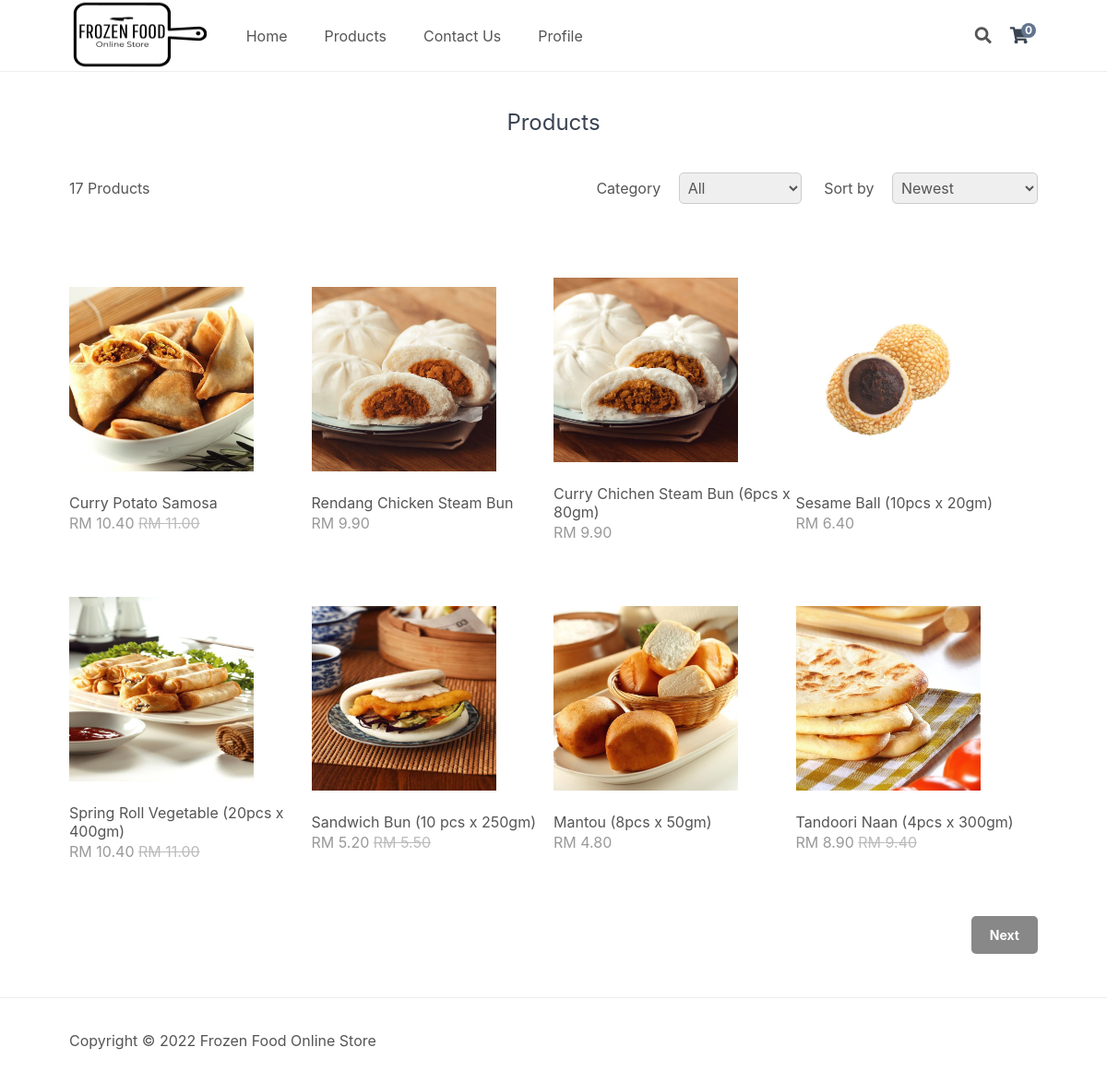
The page /index.php?page=products on the database its author committed.
### tables this page shows
CREATE TABLE `products` (
  `id` int(11) NOT NULL,
  `name` varchar(200) NOT NULL,
  `desc` text NOT NULL,
  `price` decimal(7,2) NOT NULL,
  `rrp` decimal(7,2) NOT NULL DEFAULT 0.00,
  `quantity` int(11) NOT NULL,
  `img` text NOT NULL,
  `date_added` datetime NOT NULL DEFAULT current_timestamp()
);

### index.php (called while the page is built, shortened)
<?php
include 'functions.php';
$page = isset($_GET['page']) && file_exists($_GET['page'] . '.php') ? $_GET['page'] : 'home';
include $page . '.php';
?>

### products.php (the view, shortened to what this page needs)
<?php
$stmt = $pdo->query('SELECT * FROM categories');
$stmt->execute();
$category = isset($_GET['category']) ? $_GET['category'] : 'all';
$category_sql = '';
$sort = isset($_GET['sort']) ? $_GET['sort'] : 'sort3';
$num_products_on_each_page = 8;
$current_page = isset($_GET['p']) && is_numeric($_GET['p']) ? (int)$_GET['p'] : 1;
if ($sort == 'sort1') {
    $stmt = $pdo->prepare('SELECT p.* FROM products p ' . $category_sql . ' ORDER BY p.name ASC LIMIT :page,:num_products');
} elseif ($sort == 'sort2') {
    $stmt = $pdo->prepare('SELECT p.* FROM products p ' . $category_sql . ' ORDER BY p.name DESC LIMIT :page,:num_products');
} elseif ($sort == 'sort3') {
    $stmt = $pdo->prepare('SELECT p.* FROM products p ' . $category_sql . ' ORDER BY p.date_added DESC LIMIT :page,:num_products');
} elseif ($sort == 'sort4') {
    $stmt = $pdo->prepare('SELECT p.* FROM products p ' . $category_sql . ' ORDER BY p.date_added ASC LIMIT :page,:num_products');
} else {
    $stmt = $pdo->prepare('SELECT p.* FROM products p ' . $category_sql . ' LIMIT :page,:num_products');
}
$stmt->bindValue(':page', ($current_page - 1) * $num_products_on_each_page, PDO::PARAM_INT);
$stmt->bindValue(':num_products', $num_products_on_each_page, PDO::PARAM_INT);
$stmt->execute();
$products = $stmt->fetchAll(PDO::FETCH_ASSOC);
$stmt = $pdo->prepare('SELECT COUNT(*) FROM products p ' . $category_sql);
$stmt->execute();
$total_products = $stmt->fetchColumn()
?>
<?=template_header('Products')?>
<div class="products content-wrapper">
    <h1>Products</h1>
    <div class="products-header">
        <p><?=$total_products?> Products</p>
        <form action="" method="get" class="products-form">
            <label class="category">
                Category
                <select name="category">
                    <option value="all"<?=($category == 'all' ? ' selected' : '')?>>All</option>
                </select>
            </label>
            <label class="sortby">
                Sort by
                <select name="sort">
                    <option value="sort3"<?=($sort == 'sort3' ? ' selected' : '')?>>Newest</option>
                </select>
            </label>
        </form>
    </div>
    <div class="products-wrapper">
        <?php foreach ($products as $product): ?>
        <a href="index.php?page=product&id=<?=$product['id']?>" class="product">
            <?php if (!empty($product['img']) && file_exists('imgs/' . $product['img'])): ?>
            <img src="imgs/<?=$product['img']?>" width="200" height="200" alt="<?=$product['name']?>">
            <?php endif; ?>
            <span class="name"><?=$product['name']?></span>
            <span class="price">
                <?=currency_code?><?=number_format($product['price'],2)?>
                <?php if ($product['rrp'] > 0): ?>
                <span class="rrp"><?=currency_code?><?=number_format($product['rrp'],2)?></span>
                <?php endif; ?>
            </span>
        </a>
        <?php endforeach; ?>
    </div>
    <div class="buttons">
        <?php if ($total_products > ($current_page * $num_products_on_each_page) - $num_products_on_each_page + count($products)): ?>
        <a href="index.php?page=products&p=<?=$current_page+1?>&category=<?=$category?>&sort=<?=$sort?>">Next</a>
        <?php endif; ?>
    </div>
</div>
<?=template_footer()?>

### functions.php (shortened to what this page needs)
<?php
function template_header($title) {
$num_items_in_cart = isset($_SESSION['cart']) ? count($_SESSION['cart']) : 0;
$admin_link = isset($_SESSION['account_loggedin']) && $_SESSION['account_admin'] ? '<a href="admin/index.php" target="_blank">Admin</a>' : '';
$logout_link = isset($_SESSION['account_loggedin']) ? '<a title="Logout" href="index.php?page=logout"><i class="fas fa-sign-out-alt"></i></a>' : '';
echo <<<EOT
<!DOCTYPE html>
<html>
	<head>
		<meta charset="utf-8">
		<meta name="viewport" content="width=device-width,minimum-scale=1">
		<title>$title</title>
        <link rel="icon" type="image/png" href="favicon.png">
		<link href="style.css" rel="stylesheet" type="text/css">
		<link rel="stylesheet" href="https://use.fontawesome.com/releases/v5.7.1/css/all.css">
	</head>
	<body>
        <header>
            <div class="content-wrapper">
                <div class="logo"><img src="imgs/logo1.png" width="149" height="73" /></div>
                <nav>
                    <a href="index.php">Home</a>
                    <a href="index.php?page=products">Products</a>
					<a href="index.php?page=contact">Contact Us</a>
					<a href="index.php?page=myaccount">Profile</a>
                    $admin_link
                </nav>
                <div class="link-icons">
                    <div class="search">
						<i class="fas fa-search"></i>
						<input type="text" placeholder="Search...">
					</div>
                    <a href="index.php?page=cart" title="Shopping Cart">
						<i class="fas fa-shopping-cart"></i>
						<span>$num_items_in_cart</span>
					</a>
                    $logout_link
					<a class="responsive-toggle" href="#">
						<i class="fas fa-bars"></i>
					</a>
                </div>
            </div>
        </header>
        <main>
EOT;
}
function template_footer() {
$year = date('Y');
$currency_code = currency_code;
echo <<<EOT
        </main>
        <footer>
            <div class="content-wrapper">
                <p>Copyright &copy; $year Frozen Food Online Store</p>
            </div>
        </footer>
        <script>
        let currency_code = "$currency_code";
        </script>
        <script src="script.js"></script>
    </body>
</html>
EOT;
}
?>

### style.css (style rules this page uses)
* { box-sizing: border-box; font-family: -apple-system, BlinkMacSystemFont, "segoe ui", roboto, oxygen, ubuntu, cantarell, "fira sans", "droid sans", "helvetica neue", Arial, sans-serif; font-size: 16px; -webkit-font-smoothing: antialiased; -moz-osx-font-smoothing: grayscale; }
html { height: 100%; }
body { position: relative; min-height: 100%; color: #555555; background-color: #FFFFFF; margin: 0; padding-bottom: 100px; }
h1, h2, h3, h4, h5 { color: #394352; }
.content-wrapper { width: 1050px; margin: 0 auto; }
header { position: relative; border-bottom: 1px solid #EEEEEE; }
header .content-wrapper { display: flex; }
header nav { display: flex; flex-grow: 1; flex-basis: 0; justify-content: center; align-items: center; }
header nav a { white-space: nowrap; text-decoration: none; color: #555555; padding: 10px 10px; margin: 0 10px; }
header .link-icons { display: flex; flex-grow: 1; flex-basis: 0; justify-content: flex-end; align-items: center; position: relative; }
header .link-icons .search i { font-size: 18px; padding: 0 10px; cursor: pointer; }
header .link-icons a { position: relative; text-decoration: none; color: #394352; padding: 0 10px; }
header .link-icons a i { font-size: 18px; }
header .link-icons a span { display: inline-block; text-align: center; background-color: #63748e; border-radius: 50%; color: #FFFFFF; font-size: 12px; line-height: 16px; width: 16px; height: 16px; font-weight: bold; position: absolute; top: -4px; right: 2px; }
main .buttons { text-align: center; padding-bottom: 5px; }
main .recentlyadded .products, main .products .products-wrapper { display: flex; flex-wrap: wrap; align-items: center; padding: 40px 0 0 0; }
main .recentlyadded .products .product, main .products .products-wrapper .product { display: block; overflow: hidden; text-decoration: none; width: 25%; padding-bottom: 60px; }
main .recentlyadded .products .product img, main .products .products-wrapper .product img { transform: scale(1); transition: transform 1s; }
main .recentlyadded .products .product .name, main .products .products-wrapper .product .name { display: block; color: #555555; padding: 20px 0 2px 0; }
main .recentlyadded .products .product .price, main .products .products-wrapper .product .price { display: block; color: #999999; }
main .recentlyadded .products .product .rrp, main .products .products-wrapper .product .rrp { color: #BBBBBB; text-decoration: line-through; }
main > .products h1 { display: block; font-weight: normal; margin: 0; padding: 40px 0; font-size: 24px; text-align: center; width: 100%; }
main > .products .products-header { display: flex; justify-content: space-between; align-items: center; padding-bottom: 40px; }
main > .products .products-header p { margin: 0; }
main > .products .products-header label { padding-left: 20px; }
main > .products .products-header select { padding: 5px; margin-left: 15px; border: 1px solid #ccc; color: #555555; border-radius: 5px; }
main > .products .buttons { text-align: right; padding-bottom: 40px; }
main > .products .buttons a { display: inline-block; text-decoration: none; margin-left: 5px; padding: 12px 20px; border: 0; background: #888888; color: #FFFFFF; font-size: 14px; font-weight: bold; border-radius: 5px; }
footer { position: absolute; bottom: 0; border-top: 1px solid #EEEEEE; padding: 20px 0; width: 100%; }

### rows shown on the page
products: img (picture), name "Curry Potato Samosa", price "10.40", rrp "11.00"
products: img (picture), name "Rendang Chicken Steam Bun", price "9.90"
products: img (picture), name "Curry Chichen Steam Bun (6pcs x 80gm)", price "9.90"
products: img (picture), name "Sesame Ball (10pcs x 20gm)", price "6.40"
products: img (picture), name "Spring Roll Vegetable (20pcs x 400gm)", price "10.40", rrp "11.00"
products: img (picture), name "Sandwich Bun (10 pcs x 250gm)", price "5.20", rrp "5.50"
products: img (picture), name "Mantou (8pcs x 50gm)", price "4.80"
products: img (picture), name "Tandoori Naan (4pcs x 300gm)", price "8.90", rrp "9.40"

### other values the page prints
$num_items_in_cart "0"
$total_products "17"
